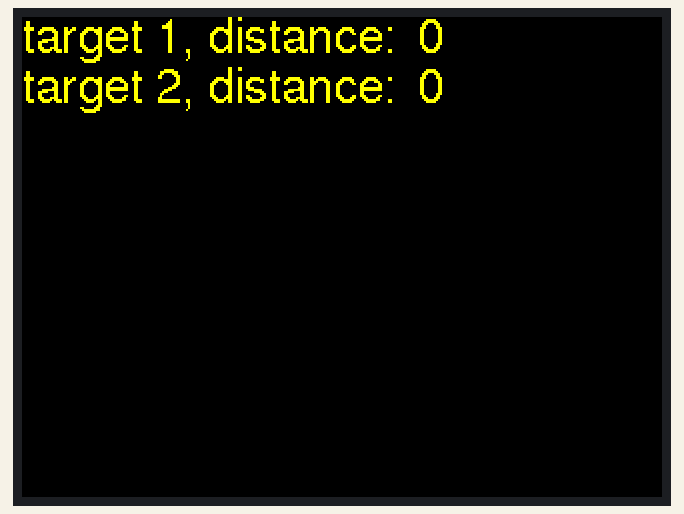
Recording of a program running on a simulated ESP32. Shown: 320×240 colour display.

Above: at 0.3 s.
At 4.3 s:
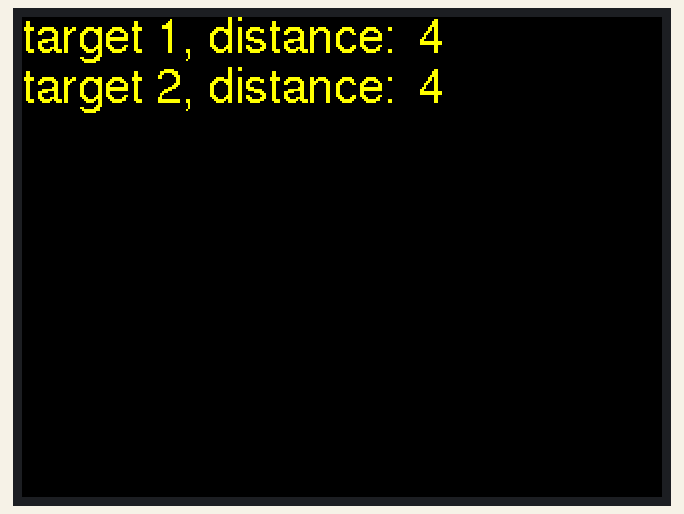
At 8.4 s:
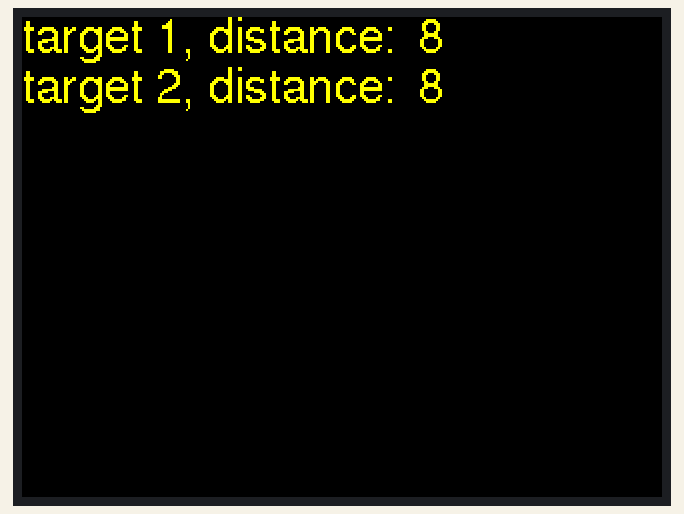
At 19.5 s:
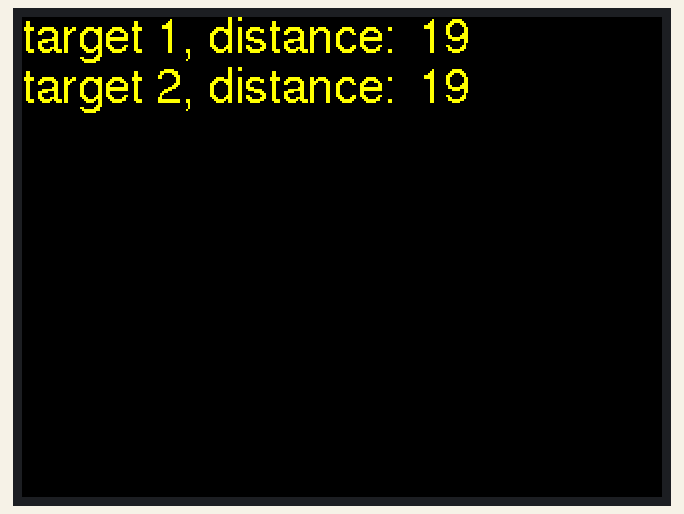
At 28.6 s:
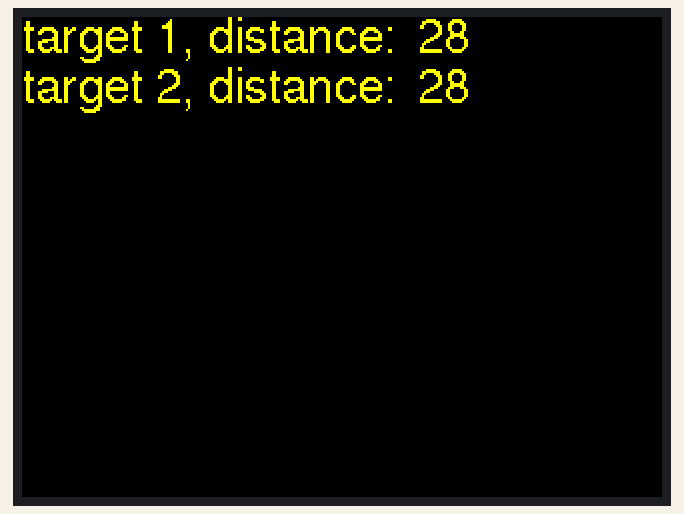
At 38.7 s:
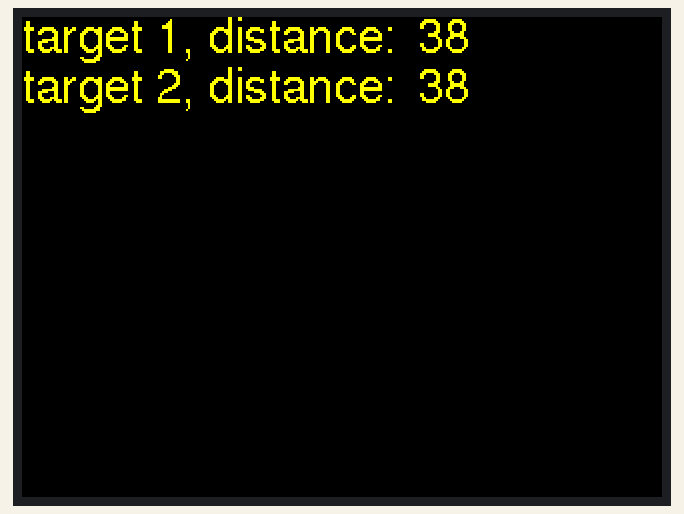

Measured:
- what the display in image 1 shows lasts 1.0 s, from 4.3 s to 5.3 s

The program:

main.cpp
```cpp
#include <Arduino.h>
#include <TFT_eSPI.h>

TFT_eSPI tft = TFT_eSPI(320, 240);

void setup() {
  tft.init();
//  Serial.begin(57600); // For debug
  tft.fillScreen(TFT_BLACK);
  tft.setTextColor(TFT_YELLOW);
  //Pour les polices il y a 4 tailles => 9 12 18 24.
  //pour FreeSans12pt7b ca fais environ 29char la ligne  en x
  //pour y ca fais environ 20px.
  tft.setFreeFont(&FreeSans12pt7b);
}

int i = 0;
void loop() {
  int16_t x = tft.drawString("target 1, distance: ", 0, 0);
  tft.fillRect(x + 5, 0, (320 - (x + 5)), 20, TFT_BLACK);
  //tft.drawRect(x + 5, 0, (320 - (x + 5)), 20, TFT_CYAN);
  tft.drawNumber(i, x + 5, 0);
  x = tft.drawString("target 2, distance: ", 0, 25);
  tft.fillRect(x + 5, 25, (320 - (x + 5)), 20, TFT_BLACK);
  //tft.drawRect(x + 5, 25, (320 - (x + 5)), 20, TFT_CYAN);
  tft.drawNumber(i, x + 5, 25);
  delay(1000);
  i++;
}
```
